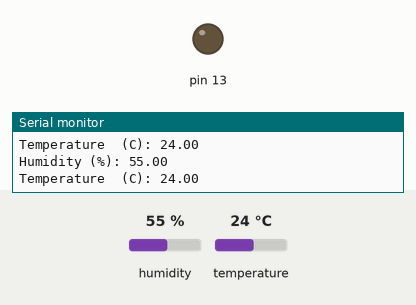
Bench run of a sketch on a simulated Arduino Uno, built with avr-gcc and run on an emulated ATmega328P. Parts: output pins drawn as LEDs (lit = HIGH), the last lines printed to the serial monitor. The inputs (shaded band) are chosen by the test bench; at power-on: temperature 24 °C, humidity 55 %.

Above: at 2.8 s.
2.9 s: temperature set to 29 °C
5.6 s: temperature set to 32 °C
At 7.5 s:
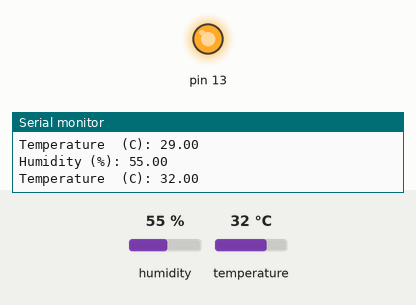
8.3 s: temperature set to 12 °C
At 11.1 s:
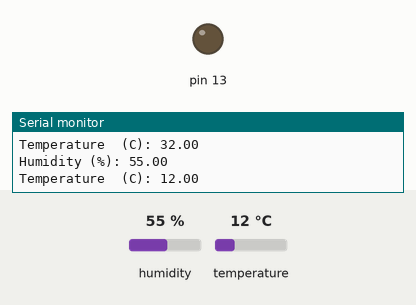
11.6 s: temperature set to 33 °C
At 13.5 s:
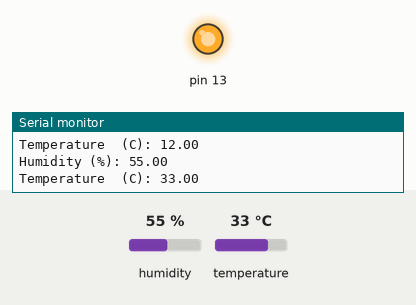
Timing chart, 0 to 15.0 s (numbered marks = the images above; inputs shaded):
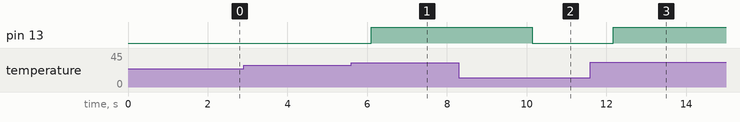

The sketch:

temprature_sensor.ino
```cpp
#include <dht11.h>
#define DHT11PIN 4

dht11 DHT11;

void  setup()
{
  Serial.begin(9600);
  pinMode(13, OUTPUT);
}

void loop()
{
  Serial.println();

  int chk = DHT11.read(DHT11PIN);

  Serial.print("Humidity (%): ");
  Serial.println((float)DHT11.humidity, 2);

  Serial.print("Temperature  (C): ");
  Serial.println((float)DHT11.temperature, 2);

  if((float)DHT11.temperature > 30){
    digitalWrite(13,HIGH);
  }else{
    digitalWrite(13,LOW);
  }

  delay(2000);

}
```

Measured:
- the behaviour switches between 30 and 31 °C on temperature (found by bisection; images 0 and 1)
- after the input at 5.6 s, pin 13: LOW → HIGH after 0.50 s
- after the input at 8.3 s, pin 13: HIGH → LOW after 1.8 s
- after the input at 11.6 s, pin 13: LOW → HIGH after 0.57 s
